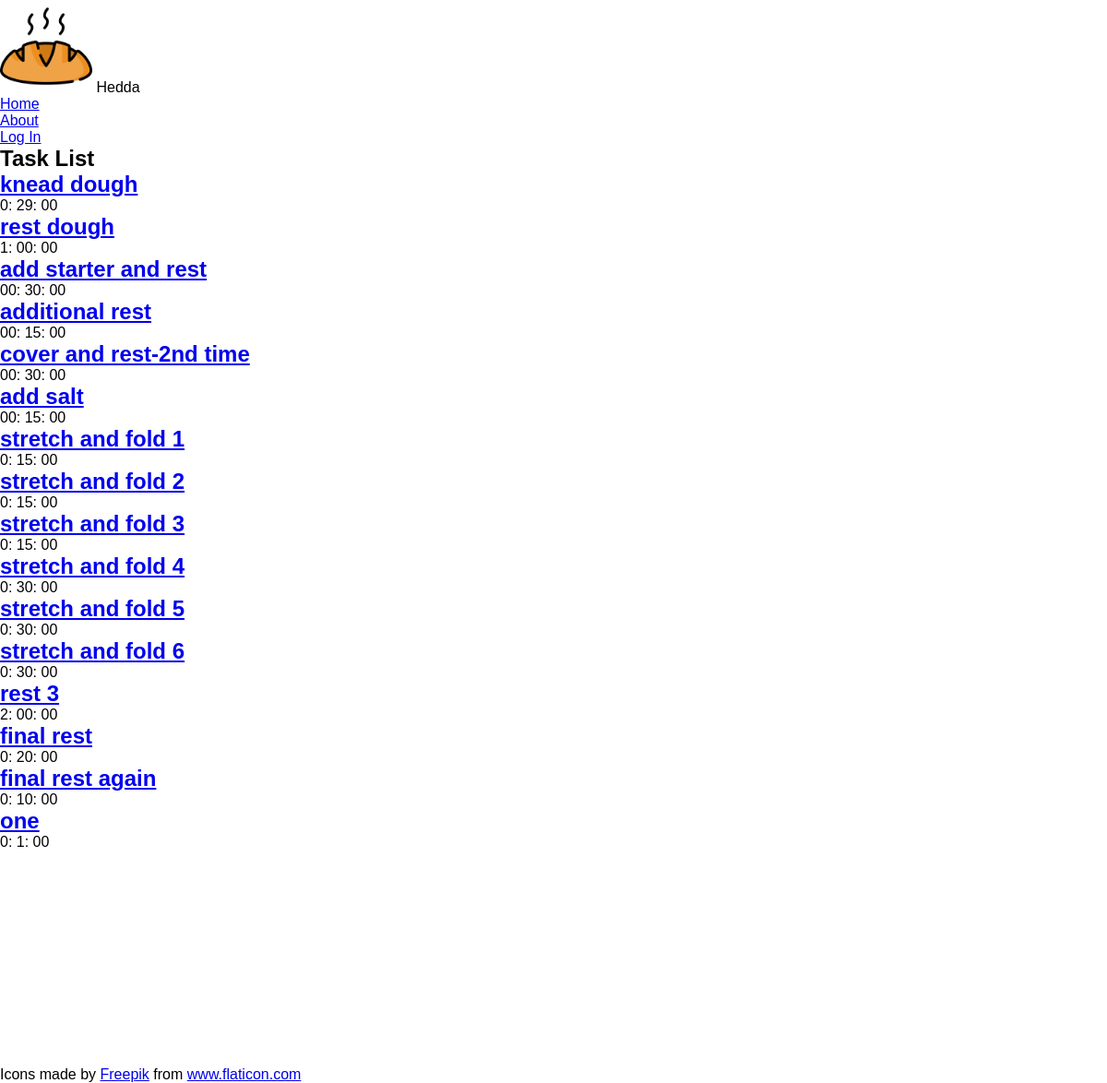
/tasks/, run on the app's committed database.
### main_app/models.py (models this page shows, shortened)
class Task(models.Model):
  name = models.CharField(max_length=100)
  hours = models.CharField(max_length=2)
  minutes = models.CharField(max_length=2)

### main_app/views.py (the view)
# urls.py: path('tasks/', views.TaskList.as_view(), name='tasks_index'),
class TaskList(ListView):
  model = Task

### main_app/templates/main_app/task_list.html (shortened to what this page needs)
{% extends 'base.html' %} {% load static %}  {% block content %}
<section class="page-header">
  <h1>Task List</h1>
</section>
<section class="card-container">
  {% for task in task_list %}
  <div class="card">
    <div class="card-content">
      <a href="{% url 'tasks_detail' task.id %}">
        <h2>{{ task.name }}</h2>
      </a>
      <div class="countdown" id="{{ task.id }}">
        <span id="hour">{{ task.hours }}</span>:
        <span id="minute">{{ task.minutes }}</span>:
        <span id="second">00</span>
      </div>
    </div>
  </div>
  {% endfor %}
</section>
{% endblock %}

### main_app/static/css/base.css (style rules this page uses)
* { margin: 0; padding: 0; box-sizing: border-box; }
body { font-family: montserrat, sans-serif; }

### data on the page
Task: name "knead dough", hours "0", minutes "29"
Task: name "rest dough", hours "1", minutes "00"
Task: name "add starter and rest", hours "00", minutes "30"
Task: name "additional rest", hours "00", minutes "15"
Task: name "cover and rest-2nd time", hours "00", minutes "30"
Task: name "add salt", hours "00", minutes "15"
Task: name "stretch and fold 1", hours "0", minutes "15"
Task: name "stretch and fold 2", hours "0", minutes "15"
Task: name "stretch and fold 3", hours "0", minutes "15"
Task: name "stretch and fold 4", hours "0", minutes "30"
Task: name "stretch and fold 5", hours "0", minutes "30"
Task: name "stretch and fold 6", hours "0", minutes "30"
Task: name "rest 3", hours "2", minutes "00"
Task: name "final rest", hours "0", minutes "20"
Task: name "final rest again", hours "0", minutes "10"
Task: name "one", hours "0", minutes "1"
